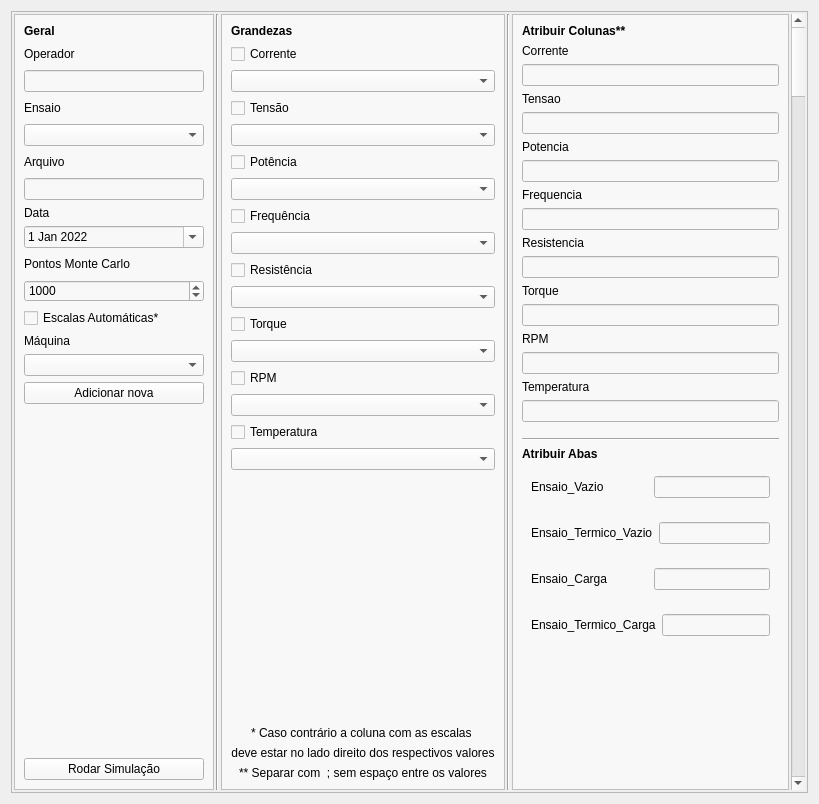
         <widget class="QWidget" name="config">
          <attribute name="title">
           <string>Configurações</string>
          </attribute>
          <layout class="QHBoxLayout" name="horizontalLayout_2">
           <item>
            <widget class="QFrame" name="frame_config">
             <property name="sizePolicy">
              <sizepolicy hsizetype="Expanding" vsizetype="Expanding">
               <horstretch>0</horstretch>
               <verstretch>0</verstretch>
              </sizepolicy>
             </property>
             <property name="minimumSize">
              <size>
               <width>200</width>
               <height>300</height>
              </size>
             </property>
             <property name="styleSheet">
              <string notr="true"/>
             </property>
             <property name="frameShape">
              <enum>QFrame::StyledPanel</enum>
             </property>
             <property name="frameShadow">
              <enum>QFrame::Raised</enum>
             </property>
             <layout class="QHBoxLayout" name="horizontalLayout">
              <property name="spacing">
               <number>2</number>
              </property>
              <property name="leftMargin">
               <number>2</number>
              </property>
              <property name="topMargin">
               <number>2</number>
              </property>
              <property name="rightMargin">
               <number>2</number>
              </property>
              <property name="bottomMargin">
               <number>2</number>
              </property>
              <item>
               <widget class="QFrame" name="config_gerais">
                <property name="sizePolicy">
                 <sizepolicy hsizetype="Expanding" vsizetype="Ignored">
                  <horstretch>0</horstretch>
                  <verstretch>0</verstretch>
                 </sizepolicy>
                </property>
                <property name="minimumSize">
                 <size>
                  <width>200</width>
                  <height>0</height>
                 </size>
                </property>
                <property name="maximumSize">
                 <size>
                  <width>16777215</width>
                  <height>16777215</height>
                 </size>
                </property>
                <property name="styleSheet">
                 <string notr="true">background-color: rgb(248, 248, 248);</string>
                </property>
                <property name="frameShape">
                 <enum>QFrame::StyledPanel</enum>
                </property>
                <property name="frameShadow">
                 <enum>QFrame::Raised</enum>
                </property>
                <layout class="QVBoxLayout" name="verticalLayout_2">
                 <item>
                  <widget class="QLabel" name="l_geral">
                   <property name="whatsThis">
                    <string>&lt;html&gt;&lt;head/&gt;&lt;body&gt;&lt;p&gt;&lt;span style=&quot; font-weight:600;&quot;&gt;Grandezas&lt;/span&gt;&lt;/p&gt;&lt;/body&gt;&lt;/html&gt;</string>
                   </property>
                   <property name="text">
                    <string>&lt;html&gt;&lt;head/&gt;&lt;body&gt;&lt;p&gt;&lt;span style=&quot; font-weight:600;&quot;&gt;Geral&lt;/span&gt;&lt;/p&gt;&lt;/body&gt;&lt;/html&gt;</string>
                   </property>
                  </widget>
                 </item>
                 <item>
                  <widget class="QLabel" name="operador">
                   <property name="sizePolicy">
                    <sizepolicy hsizetype="Preferred" vsizetype="MinimumExpanding">
                     <horstretch>0</horstretch>
                     <verstretch>0</verstretch>
                    </sizepolicy>
                   </property>
                   <property name="maximumSize">
                    <size>
                     <width>16777215</width>
                     <height>20</height>
                    </size>
                   </property>
                   <property name="text">
                    <string>Operador</string>
                   </property>
                  </widget>
                 </item>
                 <item>
                  <widget class="QLineEdit" name="i_operador"/>
                 </item>
                 <item>
                  <widget class="QLabel" name="l_ensaio">
                   <property name="sizePolicy">
                    <sizepolicy hsizetype="Preferred" vsizetype="MinimumExpanding">
                     <horstretch>0</horstretch>
                     <verstretch>0</verstretch>
                    </sizepolicy>
                   </property>
                   <property name="maximumSize">
                    <size>
                     <width>16777215</width>
                     <height>20</height>
                    </size>
                   </property>
                   <property name="text">
                    <string>Ensaio</string>
                   </property>
                  </widget>
                 </item>
                 <item>
                  <widget class="QComboBox" name="c_ensaio"/>
                 </item>
                 <item>
                  <widget class="QLabel" name="l_arquivo">
                   <property name="sizePolicy">
                    <sizepolicy hsizetype="Preferred" vsizetype="MinimumExpanding">
                     <horstretch>0</horstretch>
                     <verstretch>0</verstretch>
                    </sizepolicy>
                   </property>
                   <property name="maximumSize">
                    <size>
                     <width>16777215</width>
                     <height>20</height>
                    </size>
                   </property>
                   <property name="text">
                    <string>Arquivo</string>
                   </property>
                  </widget>
                 </item>
                 <item>
                  <widget class="QLineEdit" name="i_arquivo"/>
                 </item>
                 <item>
                  <widget class="QLabel" name="label">
                   <property name="text">
                    <string>Data</string>
                   </property>
                  </widget>
                 </item>
                 <item>
                  <widget class="QDateEdit" name="dateEdit">
                   <property name="dateTime">
                    <datetime>
                     <hour>0</hour>
                     <minute>0</minute>
                     <second>0</second>
                     <year>2022</year>
                     <month>1</month>
                     <day>1</day>
                    </datetime>
                   </property>
                   <property name="maximumDateTime">
                    <datetime>
                     <hour>23</hour>
                     <minute>59</minute>
                     <second>59</second>
                     <year>9999</year>
                     <month>12</month>
                     <day>31</day>
                    </datetime>
                   </property>
                   <property name="currentSection">
                    <enum>QDateTimeEdit::DaySection</enum>
                   </property>
                   <property name="calendarPopup">
                    <bool>true</bool>
                   </property>
                  </widget>
                 </item>
                 <item>
                  <widget class="QLabel" name="l_pontos">
                   <property name="sizePolicy">
                    <sizepolicy hsizetype="Preferred" vsizetype="MinimumExpanding">
                     <horstretch>0</horstretch>
                     <verstretch>0</verstretch>
                    </sizepolicy>
                   </property>
                   <property name="maximumSize">
                    <size>
                     <width>16777215</width>
                     <height>20</height>
                    </size>
                   </property>
                   <property name="text">
                    <string>Pontos Monte Carlo</string>
                   </property>
                  </widget>
                 </item>
                 <item>
                  <widget class="QSpinBox" name="s_pontos">
                   <property name="minimum">
                    <number>1</number>
                   </property>
                   <property name="maximum">
                    <number>10000</number>
                   </property>
                   <property name="value">
                    <number>1000</number>
                   </property>
                  </widget>
                 </item>
                 <item>
                  <widget class="QCheckBox" name="cb_escalas">
                   <property name="text">
                    <string>Escalas Automáticas*</string>
                   </property>
                  </widget>
                 </item>
                 <item>
                  <widget class="QLabel" name="l_maquinas">
                   <property name="maximumSize">
                    <size>
                     <width>16777215</width>
                     <height>20</height>
                    </size>
                   </property>
                   <property name="text">
                    <string>Máquina</string>
                   </property>
                  </widget>
                 </item>
                 <item>
                  <widget class="QComboBox" name="c_maquina"/>
                 </item>
                 <item>
                  <widget class="QPushButton" name="b_maquina">
                   <property name="text">
                    <string>Adicionar nova</string>
                   </property>
                  </widget>
                 </item>
                 <item>
                  <spacer name="verticalSpacer">
                   <property name="orientation">
                    <enum>Qt::Vertical</enum>
                   </property>
                   <property name="sizeHint" stdset="0">
                    <size>
                     <width>20</width>
                     <height>40</height>
                    </size>
                   </property>
                  </spacer>
                 </item>
                 <item>
                  <widget class="QPushButton" name="b_start">
                   <property name="text">
                    <string>Rodar Simulação</string>
                   </property>
                  </widget>
                 </item>
                </layout>
               </widget>
              </item>
              <item>
               <widget class="Line" name="espaco_1">
                <property name="orientation">
                 <enum>Qt::Vertical</enum>
                </property>
               </widget>
              </item>
              <item>
               <widget class="QFrame" name="config_equip">
                <property name="sizePolicy">
                 <sizepolicy hsizetype="Expanding" vsizetype="Preferred">
                  <horstretch>0</horstretch>
                  <verstretch>0</verstretch>
                 </sizepolicy>
                </property>
                <property name="minimumSize">
                 <size>
                  <width>200</width>
                  <height>0</height>
                 </size>
                </property>
                <property name="styleSheet">
                 <string notr="true">background-color: rgb(248, 248, 248);</string>
                </property>
                <property name="frameShape">
                 <enum>QFrame::StyledPanel</enum>
                </property>
                <property name="frameShadow">
                 <enum>QFrame::Raised</enum>
                </property>
                <layout class="QVBoxLayout" name="verticalLayout_3">
                 <item>
                  <widget class="QLabel" name="l_grandezas">
                   <property name="whatsThis">
                    <string>&lt;html&gt;&lt;head/&gt;&lt;body&gt;&lt;p&gt;&lt;span style=&quot; font-weight:600;&quot;&gt;Grandezas&lt;/span&gt;&lt;/p&gt;&lt;/body&gt;&lt;/html&gt;</string>
                   </property>
                   <property name="text">
                    <string>&lt;html&gt;&lt;head/&gt;&lt;body&gt;&lt;p&gt;&lt;span style=&quot; font-weight:600;&quot;&gt;Grandezas&lt;/span&gt;&lt;/p&gt;&lt;/body&gt;&lt;/html&gt;</string>
                   </property>
                  </widget>
                 </item>
                 <item>
                  <widget class="QCheckBox" name="cb_corrente">
                   <property name="text">
                    <string>Corrente</string>
                   </property>
                  </widget>
                 </item>
                 <item>
                  <widget class="QComboBox" name="c_corrente"/>
                 </item>
                 <item>
                  <widget class="QCheckBox" name="cb_tensao">
                   <property name="text">
                    <string>Tensão</string>
                   </property>
                  </widget>
                 </item>
                 <item>
                  <widget class="QComboBox" name="c_tensao"/>
                 </item>
                 <item>
                  <widget class="QCheckBox" name="cb_potencia">
                   <property name="text">
                    <string>Potência</string>
                   </property>
                  </widget>
                 </item>
                 <item>
                  <widget class="QComboBox" name="c_potencia"/>
                 </item>
                 <item>
                  <widget class="QCheckBox" name="cb_frequencia">
                   <property name="text">
                    <string>Frequência</string>
                   </property>
                  </widget>
                 </item>
                 <item>
                  <widget class="QComboBox" name="c_frequencia"/>
                 </item>
                 <item>
                  <widget class="QCheckBox" name="cb_resistencia">
                   <property name="text">
                    <string>Resistência</string>
                   </property>
                  </widget>
                 </item>
                 <item>
                  <widget class="QComboBox" name="c_resistencia"/>
                 </item>
                 <item>
                  <widget class="QCheckBox" name="cb_torque">
                   <property name="text">
                    <string>Torque</string>
                   </property>
                  </widget>
                 </item>
                 <item>
                  <widget class="QComboBox" name="c_torque"/>
                 </item>
                 <item>
                  <widget class="QCheckBox" name="cb_rpm">
                   <property name="text">
                    <string>RPM</string>
                   </property>
                  </widget>
                 </item>
                 <item>
                  <widget class="QComboBox" name="c_rpm"/>
                 </item>
                 <item>
                  <widget class="QCheckBox" name="cb_temperatura">
                   <property name="text">
                    <string>Temperatura</string>
                   </property>
                  </widget>
                 </item>
                 <item>
                  <widget class="QComboBox" name="c_temperatura"/>
                 </item>
                 <item>
                  <spacer name="verticalSpacer_2">
                   <property name="orientation">
                    <enum>Qt::Vertical</enum>
                   </property>
                   <property name="sizeHint" stdset="0">
                    <size>
                     <width>20</width>
                     <height>250</height>
                    </size>
                   </property>
                  </spacer>
                 </item>
                 <item>
                  <widget class="QLabel" name="label_2">
                   <property name="text">
                    <string>&lt;html&gt;&lt;head/&gt;&lt;body&gt;&lt;p&gt;* Caso contrário a coluna com as escalas &lt;/p&gt;&lt;/body&gt;&lt;/html&gt;</string>
                   </property>
                   <property name="textFormat">
                    <enum>Qt::RichText</enum>
                   </property>
                   <property name="alignment">
                    <set>Qt::AlignCenter</set>
                   </property>
                  </widget>
                 </item>
                 <item>
                  <widget class="QLabel" name="label_3">
                   <property name="text">
                    <string>&lt;html&gt;&lt;head/&gt;&lt;body&gt;&lt;p&gt;deve estar no lado direito dos respectivos valores&lt;/p&gt;&lt;/body&gt;&lt;/html&gt;</string>
                   </property>
                   <property name="textFormat">
                    <enum>Qt::RichText</enum>
                   </property>
                   <property name="alignment">
                    <set>Qt::AlignCenter</set>
                   </property>
                  </widget>
                 </item>
                 <item>
                  <widget class="QLabel" name="l_asterisco">
                   <property name="text">
                    <string>** Separar com  ; sem espaço entre os valores</string>
                   </property>
                   <property name="alignment">
                    <set>Qt::AlignCenter</set>
                   </property>
                  </widget>
                 </item>
                </layout>
               </widget>
              </item>
              <item>
               <widget class="Line" name="espaco_2">
                <property name="orientation">
                 <enum>Qt::Vertical</enum>
                </property>
               </widget>
              </item>
              <item>
               <widget class="QFrame" name="config_dados">
                <property name="sizePolicy">
                 <sizepolicy hsizetype="Expanding" vsizetype="Preferred">
                  <horstretch>0</horstretch>
                  <verstretch>0</verstretch>
                 </sizepolicy>
                </property>
                <property name="minimumSize">
                 <size>
                  <width>200</width>
                  <height>0</height>
                 </size>
                </property>
                <property name="styleSheet">
                 <string notr="true">background-color: rgb(248, 248, 248);</string>
                </property>
                <property name="frameShape">
                 <enum>QFrame::StyledPanel</enum>
                </property>
                <property name="frameShadow">
                 <enum>QFrame::Raised</enum>
                </property>
                <layout class="QVBoxLayout" name="verticalLayout_5">
                 <item>
                  <widget class="QLabel" name="l_colunas">
                   <property name="whatsThis">
                    <string>&lt;html&gt;&lt;head/&gt;&lt;body&gt;&lt;p&gt;&lt;span style=&quot; font-weight:600;&quot;&gt;Grandezas&lt;/span&gt;&lt;/p&gt;&lt;/body&gt;&lt;/html&gt;</string>
                   </property>
                   <property name="text">
                    <string>&lt;html&gt;&lt;head/&gt;&lt;body&gt;&lt;p&gt;&lt;span style=&quot; font-weight:600;&quot;&gt;Atribuir Colunas**&lt;/span&gt;&lt;/p&gt;&lt;/body&gt;&lt;/html&gt;</string>
                   </property>
                  </widget>
                 </item>
                 <item>
                  <widget class="QLabel" name="l_corrente">
                   <property name="text">
                    <string>Corrente</string>
                   </property>
                  </widget>
                 </item>
                 <item>
                  <widget class="QLineEdit" name="i_corrente"/>
                 </item>
                 <item>
                  <widget class="QLabel" name="l_tensao">
                   <property name="text">
                    <string>Tensao</string>
                   </property>
                  </widget>
                 </item>
                 <item>
                  <widget class="QLineEdit" name="i_tensao"/>
                 </item>
                 <item>
                  <widget class="QLabel" name="l_potencia">
                   <property name="text">
                    <string>Potencia</string>
                   </property>
                  </widget>
                 </item>
                 <item>
                  <widget class="QLineEdit" name="i_potencia"/>
                 </item>
                 <item>
                  <widget class="QLabel" name="l_frequencia">
                   <property name="text">
                    <string>Frequencia</string>
                   </property>
                  </widget>
                 </item>
                 <item>
                  <widget class="QLineEdit" name="i_frequencia"/>
                 </item>
                 <item>
                  <widget class="QLabel" name="l_resistencia">
                   <property name="text">
                    <string>Resistencia</string>
                   </property>
                  </widget>
                 </item>
                 <item>
                  <widget class="QLineEdit" name="i_resistencia"/>
                 </item>
                 <item>
                  <widget class="QLabel" name="l_torque">
                   <property name="text">
                    <string>Torque</string>
                   </property>
                  </widget>
                 </item>
                 <item>
                  <widget class="QLineEdit" name="i_torque"/>
                 </item>
                 <item>
                  <widget class="QLabel" name="l_rpm">
                   <property name="text">
                    <string>RPM</string>
                   </property>
                  </widget>
                 </item>
                 <item>
                  <widget class="QLineEdit" name="i_rpm"/>
                 </item>
                 <item>
                  <widget class="QLabel" name="l_temperatura">
                   <property name="text">
                    <string>Temperatura</string>
                   </property>
                  </widget>
                 </item>
                 <item>
                  <widget class="QLineEdit" name="i_temperatura"/>
                 </item>
                 <item>
                  <spacer name="verticalSpacer_5">
                   <property name="orientation">
                    <enum>Qt::Vertical</enum>
                   </property>
                   <property name="sizeType">
                    <enum>QSizePolicy::Fixed</enum>
                   </property>
                   <property name="sizeHint" stdset="0">
                    <size>
                     <width>20</width>
                     <height>10</height>
                    </size>
                   </property>
                  </spacer>
                 </item>
                 <item>
                  <widget class="Line" name="line_2">
                   <property name="orientation">
                    <enum>Qt::Horizontal</enum>
                   </property>
                  </widget>
                 </item>
                 <item>
                  <widget class="QLabel" name="l_abas">
                   <property name="whatsThis">
                    <string>&lt;html&gt;&lt;head/&gt;&lt;body&gt;&lt;p&gt;&lt;span style=&quot; font-weight:600;&quot;&gt;Grandezas&lt;/span&gt;&lt;/p&gt;&lt;/body&gt;&lt;/html&gt;</string>
                   </property>
                   <property name="text">
                    <string>&lt;html&gt;&lt;head/&gt;&lt;body&gt;&lt;p&gt;&lt;span style=&quot; font-weight:600;&quot;&gt;Atribuir Abas&lt;/span&gt;&lt;/p&gt;&lt;/body&gt;&lt;/html&gt;</string>
                   </property>
                  </widget>
                 </item>
                 <item>
                  <widget class="QWidget" name="abas" native="true">
                   <layout class="QHBoxLayout" name="horizontalLayout_3">
                    <item>
                     <widget class="QLabel" name="aba">
                      <property name="sizePolicy">
                       <sizepolicy hsizetype="Expanding" vsizetype="Preferred">
                        <horstretch>0</horstretch>
                        <verstretch>0</verstretch>
                       </sizepolicy>
                      </property>
                      <property name="text">
                       <string>Ensaio_Vazio</string>
                      </property>
                     </widget>
                    </item>
                    <item>
                     <widget class="QLineEdit" name="i_aba"/>
                    </item>
                   </layout>
                  </widget>
                 </item>
                 <item>
                  <widget class="QWidget" name="abas_2" native="true">
                   <layout class="QHBoxLayout" name="horizontalLayout_5">
                    <item>
                     <widget class="QLabel" name="aba_2">
                      <property name="sizePolicy">
                       <sizepolicy hsizetype="Expanding" vsizetype="Preferred">
                        <horstretch>0</horstretch>
                        <verstretch>0</verstretch>
                       </sizepolicy>
                      </property>
                      <property name="text">
                       <string>Ensaio_Termico_Vazio</string>
                      </property>
                     </widget>
                    </item>
                    <item>
                     <widget class="QLineEdit" name="i_aba_2"/>
                    </item>
                   </layout>
                  </widget>
                 </item>
                 <item>
                  <widget class="QWidget" name="abas_3" native="true">
                   <layout class="QHBoxLayout" name="horizontalLayout_6">
                    <item>
                     <widget class="QLabel" name="aba_3">
                      <property name="sizePolicy">
                       <sizepolicy hsizetype="Expanding" vsizetype="Preferred">
                        <horstretch>0</horstretch>
                        <verstretch>0</verstretch>
                       </sizepolicy>
                      </property>
                      <property name="text">
                       <string>Ensaio_Carga</string>
                      </property>
                     </widget>
                    </item>
                    <item>
                     <widget class="QLineEdit" name="i_aba_3"/>
                    </item>
                   </layout>
                  </widget>
                 </item>
                 <item>
                  <widget class="QWidget" name="abas_4" native="true">
                   <layout class="QHBoxLayout" name="horizontalLayout_7">
                    <item>
                     <widget class="QLabel" name="aba_4">
                      <property name="sizePolicy">
                       <sizepolicy hsizetype="Expanding" vsizetype="Preferred">
                        <horstretch>0</horstretch>
                        <verstretch>0</verstretch>
                       </sizepolicy>
                      </property>
                      <property name="text">
                       <string>Ensaio_Termico_Carga</string>
                      </property>
                     </widget>
                    </item>
                    <item>
                     <widget class="QLineEdit" name="i_aba_4"/>
                    </item>
                   </layout>
                  </widget>
                 </item>
                 <item>
                  <spacer name="verticalSpacer_3">
                   <property name="orientation">
                    <enum>Qt::Vertical</enum>
                   </property>
                   <property name="sizeHint" stdset="0">
                    <size>
                     <width>20</width>
                     <height>52</height>
                    </size>
                   </property>
                  </spacer>
                 </item>
                </layout>
               </widget>
              </item>
              <item>
               <widget class="QScrollBar" name="sb_atribuir">
                <property name="orientation">
                 <enum>Qt::Vertical</enum>
                </property>
               </widget>
              </item>
             </layout>
            </widget>
           </item>
          </layout>
         </widget>
